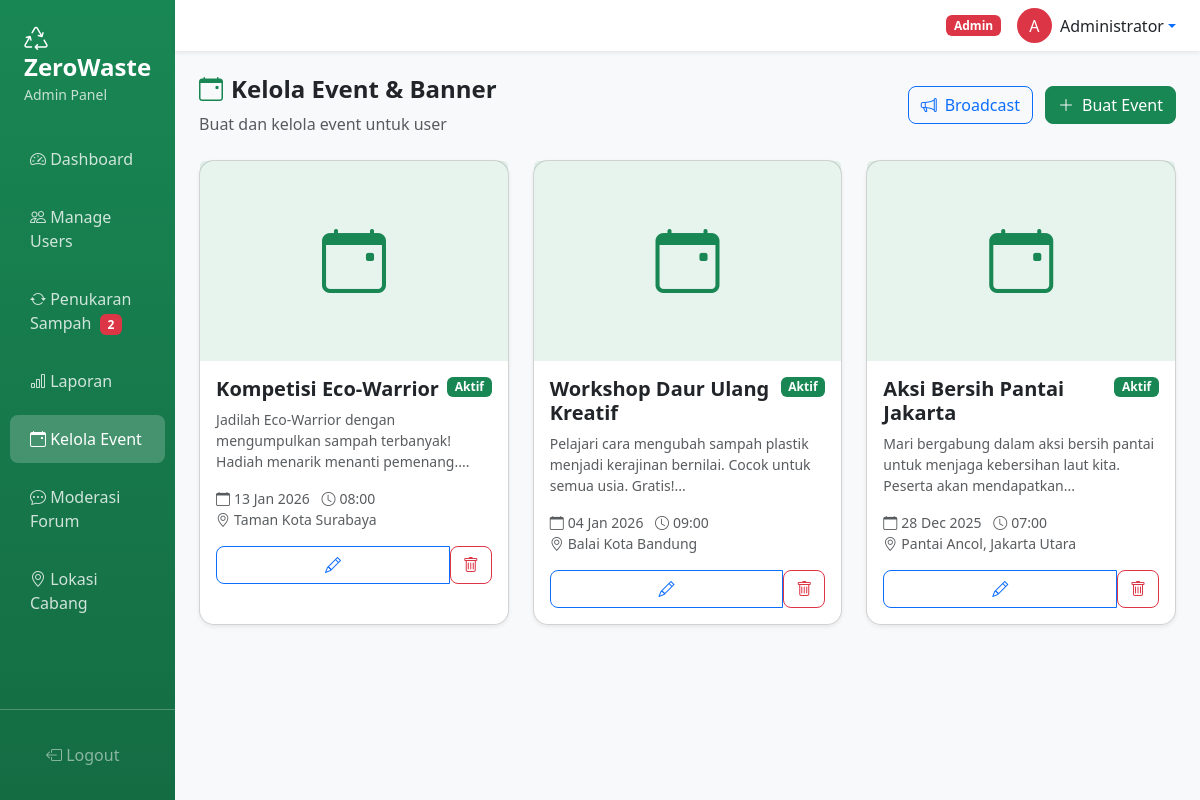
/admin/events.php (signed in), run on the app's committed database.
### tables this page shows
CREATE TABLE `events` (
  `id` int(11) NOT NULL AUTO_INCREMENT,
  `title` varchar(255) NOT NULL,
  `description` text DEFAULT NULL,
  `event_date` date NOT NULL,
  `event_time` time DEFAULT NULL,
  `location` varchar(255) DEFAULT NULL,
  `poster` varchar(255) DEFAULT NULL,
  `is_active` tinyint(1) DEFAULT 1,
  `created_by` int(11) DEFAULT NULL,
  `created_at` datetime DEFAULT CURRENT_TIMESTAMP,
  PRIMARY KEY (`id`),
  KEY `created_by` (`created_by`),
  CONSTRAINT `events_ibfk_1` FOREIGN KEY (`created_by`) REFERENCES `users` (`id`)
);

### config/functions.php (called while the page is built, shortened)
<?php
function sanitize($data) {
    return htmlspecialchars(trim($data), ENT_QUOTES, 'UTF-8');
}
function formatDate($date) {
    return date('d M Y', strtotime($date));
}
?>

### admin/events.php (the view, shortened to what this page needs)
<?php
require_once '../config/database.php';
require_once '../config/functions.php';
$stmt = $pdo->query("SELECT * FROM events ORDER BY event_date DESC");
$events = $stmt->fetchAll();
?>
<!DOCTYPE html>
<html lang="id">
<head>
    <link href="https://cdn.jsdelivr.net/npm/bootstrap@5.3.2/dist/css/bootstrap.min.css" rel="stylesheet">
    <link href="https://cdn.jsdelivr.net/npm/bootstrap-icons@1.11.1/font/bootstrap-icons.css" rel="stylesheet">
    <link href="../assets/css/style.css" rel="stylesheet">
</head>
<body>
    <div class="d-flex">
        <?php include 'includes/sidebar.php'; ?>
        <div class="main-content flex-grow-1">
            <?php include 'includes/topbar.php'; ?>
            <div class="container-fluid p-4">
                <div class="row mb-4">
                    <div class="col-12 d-flex justify-content-between align-items-center">
                        <div>
                            <h4 class="fw-bold"><i class="bi bi-calendar-event me-2 text-success"></i>Kelola Event & Banner</h4>
                            <p class="text-muted mb-0">Buat dan kelola event untuk user</p>
                        </div>
                        <div>
                            <button class="btn btn-outline-primary me-2" data-bs-toggle="modal" data-bs-target="#broadcastModal">
                                <i class="bi bi-megaphone me-2"></i>Broadcast
                            </button>
                            <button class="btn btn-success" data-bs-toggle="modal" data-bs-target="#createModal">
                                <i class="bi bi-plus-lg me-2"></i>Buat Event
                            </button>
                        </div>
                    </div>
                </div>
                <div class="row g-4">
                    <?php if (empty($events)): ?>
                    <div class="col-12">
                        <div class="card shadow-sm">
                            <div class="card-body text-center py-5">
                                <i class="bi bi-calendar-x fs-1 text-muted mb-3"></i>
                                <h5>Belum ada event</h5>
                                <p class="text-muted">Buat event pertama Anda</p>
                            </div>
                        </div>
                    </div>
                    <?php else: ?>
                    <?php foreach ($events as $event): ?>
                    <div class="col-md-6 col-lg-4">
                        <div class="card shadow-sm h-100">
                            <?php if ($event['poster']): ?>
                            <img src="../uploads/events/<?= $event['poster'] ?>" class="card-img-top" style="height: 200px; object-fit: cover;">
                            <?php else: ?>
                            <div class="card-img-top bg-success bg-opacity-10 d-flex align-items-center justify-content-center" style="height: 200px;">
                                <i class="bi bi-calendar-event text-success" style="font-size: 4rem;"></i>
                            </div>
                            <?php endif; ?>
                            <div class="card-body">
                                <div class="d-flex justify-content-between align-items-start mb-2">
                                    <h5 class="card-title fw-bold mb-0"><?= sanitize($event['title']) ?></h5>
                                    <?php if ($event['is_active']): ?>
                                    <span class="badge bg-success">Aktif</span>
                                    <?php else: ?>
                                    <span class="badge bg-secondary">Nonaktif</span>
                                    <?php endif; ?>
                                </div>
                                <p class="card-text text-muted small"><?= sanitize(substr($event['description'], 0, 100)) ?>...</p>
                                <div class="mb-3">
                                    <small class="text-muted d-block">
                                        <i class="bi bi-calendar me-1"></i><?= formatDate($event['event_date']) ?>
                                        <?php if ($event['event_time']): ?>
                                        <i class="bi bi-clock ms-2 me-1"></i><?= date('H:i', strtotime($event['event_time'])) ?>
                                        <?php endif; ?>
                                    </small>
                                    <?php if ($event['location']): ?>
                                    <small class="text-muted d-block">
                                        <i class="bi bi-geo-alt me-1"></i><?= sanitize($event['location']) ?>
                                    </small>
                                    <?php endif; ?>
                                </div>
                                <div class="btn-group w-100">
                                    <button class="btn btn-outline-primary" data-bs-toggle="modal" data-bs-target="#editModal<?= $event['id'] ?>">
                                        <i class="bi bi-pencil"></i>
                                    </button>
                                    <form method="POST" class="d-inline" onsubmit="return confirm('Hapus event ini?')">
                                        <button type="submit" class="btn btn-outline-danger">
                                            <i class="bi bi-trash"></i>
                                        </button>
                                    </form>
                                </div>
                            </div>
                        </div>
                    </div>
                    <?php endforeach; ?>
                    <?php endif; ?>
                </div>
            </div>
        </div>
    </div>
</body>
</html>

### assets/css/style.css (style rules this page uses)
:root { --primary-green: #198754; --light-green: #d1e7dd; --dark-green: #146c43; }
body { font-family: 'Segoe UI', Tahoma, Geneva, Verdana, sans-serif; }
.card { border-radius: 15px; transition: transform 0.2s, box-shadow 0.2s; }
.btn { border-radius: 8px; }
.btn-success { background-color: var(--primary-green); border-color: var(--primary-green); }
.main-content { background-color: #f8f9fa; min-height: 100vh; }

### data on the page
events: title "Kompetisi Eco-Warrior", is_active "Aktif", description "Jadilah Eco-Warrior dengan mengumpulkan sampah terbanyak! Hadiah menarik menanti pemenang.", event_date "13 Jan 2026", event_time "08:00", location "Taman Kota Surabaya"
events: title "Workshop Daur Ulang Kreatif", is_active "Aktif", description "Pelajari cara mengubah sampah plastik menjadi kerajinan bernilai. Cocok untuk semua usia. Gratis!", event_date "04 Jan 2026", event_time "09:00", location "Balai Kota Bandung"
events: title "Aksi Bersih Pantai Jakarta", is_active "Aktif", description "Mari bergabung dalam aksi bersih pantai untuk menjaga kebersihan laut kita. Peserta akan mendapatkan", event_date "28 Dec 2025", event_time "07:00", location "Pantai Ancol, Jakarta Utara"

### other printed values
$pendingCount "2"
substr($_SESSION['full_name'], 0, 1) "A"
$_SESSION['full_name'] "Administrator"
